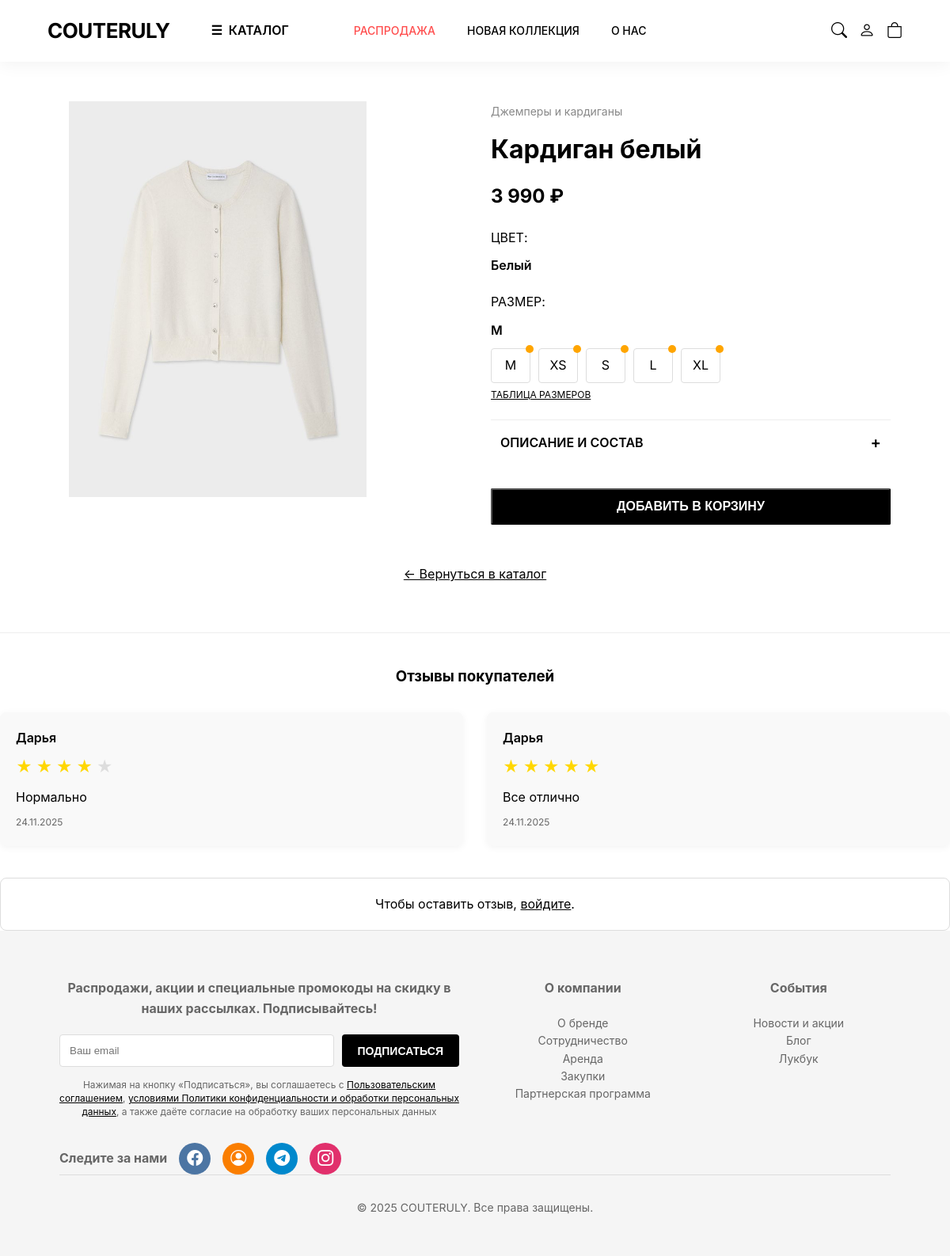
The page /product.php?id=42 on the database its author committed.
### tables this page shows
CREATE TABLE `products` (
  `id` int NOT NULL,
  `name` varchar(255) NOT NULL,
  `description` text NOT NULL,
  `composition` text,
  `price` decimal(10,2) NOT NULL,
  `old_price` decimal(10,2) DEFAULT NULL,
  `image` varchar(255) NOT NULL,
  `category_id` int NOT NULL,
  `stock` int DEFAULT '10',
  `created_at` timestamp NULL DEFAULT CURRENT_TIMESTAMP,
  `is_new_collection` tinyint(1) DEFAULT '0' COMMENT '1 = в новой коллекции'
);

CREATE TABLE `categories` (
  `id` int NOT NULL,
  `name` varchar(100) NOT NULL
);

CREATE TABLE `colors` (
  `id` int NOT NULL,
  `name` varchar(50) NOT NULL,
  `hex_code` varchar(7) DEFAULT '#000000'
);

CREATE TABLE `sizes` (
  `id` int NOT NULL,
  `name` varchar(10) NOT NULL
);

CREATE TABLE `reviews` (
  `id` int NOT NULL,
  `product_id` int NOT NULL,
  `user_id` int DEFAULT NULL,
  `user_name` varchar(100) NOT NULL,
  `rating` tinyint(1) DEFAULT '5',
  `comment` text,
  `created_at` datetime DEFAULT CURRENT_TIMESTAMP
);

### product.php (the view, shortened to what this page needs)
<?php
require_once 'header.php';
$product_id = (int)$_GET['id'];
$stmt = $pdo->prepare("SELECT p.*, c.name as category_name FROM products p
                       LEFT JOIN categories c ON p.category_id = c.id
                       WHERE p.id = ?");
$stmt->execute([$product_id]);
$product = $stmt->fetch();
$isAccessory = ($product['category_name'] === 'Аксессуары');
$stmt = $pdo->prepare("
    SELECT pv.*, co.name as color_name, co.hex_code, s.name as size_name
    FROM product_variants pv
    JOIN colors co ON pv.color_id = co.id
    JOIN sizes s ON pv.size_id = s.id
    WHERE pv.product_id = ?
");
$stmt->execute([$product_id]);
$variants = $stmt->fetchAll();
$colors = [];
foreach ($variants as $v) {
    if (!isset($colors[$v['color_name']])) {
        $colors[$v['color_name']] = [
            'hex' => $v['hex_code'],
            'sizes' => []
        ];
    }
    $colors[$v['color_name']]['sizes'][] = $v;
}
$firstColor = reset($colors);
$uniqueSizes = array_unique(array_column($firstColor['sizes'], 'size_name'));
?>
<main class="container product-page">
    <div style="display: flex; flex-wrap: wrap; gap: 40px; margin: 50px 0;">
        <div style="flex: 1; min-width: 300px;">
            <img src="images/<?= htmlspecialchars($product['image']) ?>"
                 alt="<?= htmlspecialchars($product['name']) ?>"
                 style="width: 400px; height: 500px; object-fit: scale-down; background: #fff; border-radius: 8px;">
        </div>
        <div style="flex: 1; min-width: 300px; display: flex; flex-direction: column; justify-content: center;">
            <div>
                <span style="color: #888; font-size: 14px;"><?= htmlspecialchars($product['category_name']) ?></span>
                <h1 style="font-size: 32px; margin: 10px 0;"><?= htmlspecialchars($product['name']) ?></h1>
                <p style="font-size: 24px; font-weight: 700; margin: 15px 0;">
                    <?= number_format($product['price'], 0, '', ' ') ?> ₽
                </p>
                <?php if (!empty($colors)): ?>
                    <div style="margin: 20px 0;">
                        <label style="display: block; margin-bottom: 10px;">ЦВЕТ:</label>
                        <div style="font-size: 16px; font-weight: 600; color: #000;">
                            <?= htmlspecialchars($firstColor['sizes'][0]['color_name']) ?>
                        </div>
                    </div>
                <?php endif; ?>
                <?php if (!$isAccessory && !empty($colors)): ?>
                    <div style="margin: 20px 0;">
                        <label style="display: block; margin-bottom: 10px;">РАЗМЕР:</label>
                        <div id="selected-size" style="font-size: 16px; font-weight: 600; color: #000; margin-bottom: 10px;">
                            <?= htmlspecialchars($firstColor['sizes'][0]['size_name']) ?>
                        </div>
                        <div style="display: flex; gap: 10px; flex-wrap: wrap;">
                            <?php foreach ($uniqueSizes as $sizeName): ?>
                                <label style="cursor: pointer; padding: 8px; border: 1px solid #ddd; border-radius: 4px; width: 50px; text-align: center; position: relative;">
                                    <span><?= $sizeName ?></span>
                                    <?php
                                    if ($firstColor['sizes'][0]['stock'] > 0): ?>
                                        <span style="position: absolute; top: -5px; right: -5px; background: orange; color: white; font-size: 8px; width: 10px; height: 10px; border-radius: 50%;"></span>
                                    <?php endif; ?>
                                </label>
                            <?php endforeach; ?>
                        </div>
                        <a href="javascript:void(0)" onclick="openSizeTable()" style="font-size: 12px; color: #000; text-decoration: underline; margin-top: 5px; display: inline-block;">ТАБЛИЦА РАЗМЕРОВ</a>
                    </div>
                <?php endif; ?>
<div style="margin-top: 20px; border-top: 1px solid #eee; padding-top: 0; text-align: center;">
    <div style="
        cursor: pointer;
        font-size: 16px;
        font-weight: 600;
        width: 100%;
        padding: 12px;
        text-align: left;
        color: #000;
        display: flex;
        justify-content: space-between;
        align-items: center;
    " onclick="toggleAccordion()">
        <span>ОПИСАНИЕ И СОСТАВ</span>
        <span id="accordion-icon" style="font-size: 20px; color: #000;">+</span>
    </div>
</div>
<form action="cart.php" method="POST" style="margin-top: 30px;">
    <button type="submit" name="action" value="add" class="btn" style="width: 100%; padding: 12px; font-size: 16px;">
        ДОБАВИТЬ В КОРЗИНУ
    </button>
</form>
            </div>
        </div>
    </div>
    <div style="text-align: center; margin: 40px 0;">
        <a href="catalog.php" style="color: #000; text-decoration: underline;">← Вернуться в каталог</a>
    </div>
</main>
<div style="margin-top: 60px; border-top: 1px solid #eee; padding-top: 40px;">
    <h3 style="text-align: center; margin-bottom: 30px;">Отзывы покупателей</h3>
    <?php
    $stmt = $pdo->prepare("SELECT * FROM reviews WHERE product_id = ? ORDER BY created_at DESC");
    $stmt->execute([$product['id']]);
    $reviews = $stmt->fetchAll();
    if (!empty($reviews)): ?>
        <div style="display: grid; grid-template-columns: repeat(auto-fit, minmax(300px, 1fr)); gap: 30px;">
            <?php foreach ($reviews as $review): ?>
                <div style="background: #f9f9f9; padding: 20px; border-radius: 8px; box-shadow: 0 2px 10px rgba(0,0,0,0.05);">
                    <div style="font-weight: 600; color: #000; margin-bottom: 8px;">
                        <?= htmlspecialchars($review['user_name']) ?>
                    </div>
                    <div style="margin-bottom: 10px;">
                        <?php for ($i = 1; $i <= 5; $i++): ?>
                            <span style="color: <?= $i <= $review['rating'] ? '#FFD700' : '#ddd' ?>; font-size: 20px;">★</span>
                        <?php endfor; ?>
                    </div>
                    <p style="font-size: 16px; margin-bottom: 10px; line-height: 1.5;">
                        <?= nl2br(htmlspecialchars($review['comment'])) ?>
                    </p>
                    <div style="font-size: 12px; color: #666;">
                        <?= date('d.m.Y', strtotime($review['created_at'])) ?>
                    </div>
                </div>
            <?php endforeach; ?>
        </div>
    <?php else: ?>
        <p style="text-align: center; font-size: 18px; color: #666;">
            Пока нет отзывов. Будьте первым!
        </p>
    <?php endif; ?>
</div>
<?php if ($isAuth): ?>
      <div style="margin-top: 40px; background: #fff; padding: 30px; border: 1px solid #ddd; border-radius: 8px; width: 100%; max-width: 100%;">
        <h4 style="margin-bottom: 20px;">Оставить отзыв</h4>
        <form id="reviewForm" method="POST" style="display: flex; flex-direction: column; gap: 15px;">
            <div>
                <label>Ваше имя:</label><br>
                <input type="text" name="user_name" value="<?= htmlspecialchars($_SESSION['user_name'] ?? 'Покупатель') ?>" required style="padding: 8px; width: 100%; border: 1px solid #ddd; border-radius: 4px;">
            </div>
            <div>
                <label>Оценка:</label><br>
                <div style="display: flex; gap: 5px; margin: 5px 0;" id="rating-stars">
                    <?php for ($i = 1; $i <= 5; $i++): ?>
                        <input type="radio" name="rating" value="<?= $i ?>" id="star_<?= $product['id'] ?>_<?= $i ?>" style="display: none;" required>
                        <label for="star_<?= $product['id'] ?>_<?= $i ?>" class="star-label" style="cursor: pointer; font-size: 20px; color: #ddd; transition: color 0.2s;">
                            ★
                        </label>
                    <?php endfor; ?>
                </div>
            </div>
            <div>
                <label>Текст отзыва:</label><br>
                <textarea name="comment" rows="4" required style="padding: 8px; width: 100%; border: 1px solid #ddd; border-radius: 4px;"></textarea>
            </div>
            <input type="hidden" name="product_id" value="<?= $product['id'] ?>">
            <button type="submit" name="add_review" class="btn" style="padding: 10px 20px; background: #000; color: #fff; border: none; border-radius: 4px; align-self: start;">
                Отправить отзыв
            </button>
        </form>
        <div id="reviewMessage" style="margin-top: 10px; display: none;"></div>
    </div>
    <script>
    document.getElementById('reviewForm').addEventListener('submit', async function(e) {
        e.preventDefault();
        const formData = new FormData(this);
        const response = await fetch('add_review.php', {
            method: 'POST',
            body: formData
        });
        const result = await response.json();
        const msg = document.getElementById('reviewMessage');
        msg.style.display = 'block';
        if (result.success) {
            msg.innerHTML = '<div style="color: green;">Отзыв добавлен!</div>';
            msg.style.color = 'green';
            // Добавляем отзыв в список сразу
            setTimeout(() => {
                location.reload(); // Просто обновляем страницу (надёжно!)
            }, 1000);
        } else {
            msg.innerHTML = '<div style="color: red;">' + result.error + '</div>';
        }
    });
    </script>
<?php else: ?>
    <div style="margin-top: 40px; text-align: center; padding: 20px; background: #fff; border: 1px solid #ddd; border-radius: 8px;">
        <p>Чтобы оставить отзыв, <a href="login.php" style="color: #000; text-decoration: underline;">войдите</a>.</p>
    </div>
<?php endif; ?>
<?php require_once 'footer.php'; ?>

### style.css (style rules this page uses)
* { margin: 0; padding: 0; box-sizing: border-box; }
:root { --color-black: #000000; --color-white: #ffffff; --color-light: #f8f8f8; --color-gray: #888888; --color-border: #e0e0e0; --shadow: 0 4px 20px rgba(0,0,0,0.05); }
body { font-family: 'Inter', -apple-system, BlinkMacSystemFont, sans-serif; color: var(--color-black); background-color: var(--color-white); line-height: 1.6; scroll-behavior: smooth; }
.container { width: 90%; max-width: 1200px; margin: 0 auto; padding: 0 15px; }
.btn { display: inline-block; padding: 10px 20px; background: var(--color-black); color: var(--color-white); text-decoration: none; border-radius: 2px; font-weight: 600; font-size: 14px; transition: background 0.3s; }

### rows shown on the page
products: image (picture), category.name "Джемперы и кардиганы", name "Кардиган белый", price "3 990"
colors: name "Белый"
sizes: name "M"
reviews: user_name "Дарья", comment "Нормально", created_at "24.11.2025"
reviews: user_name "Дарья", comment "Все отлично", created_at "24.11.2025"

### other values the page prints
$sizeName "M"
$sizeName "XS"
$sizeName "S"
$sizeName "L"
$sizeName "XL"
